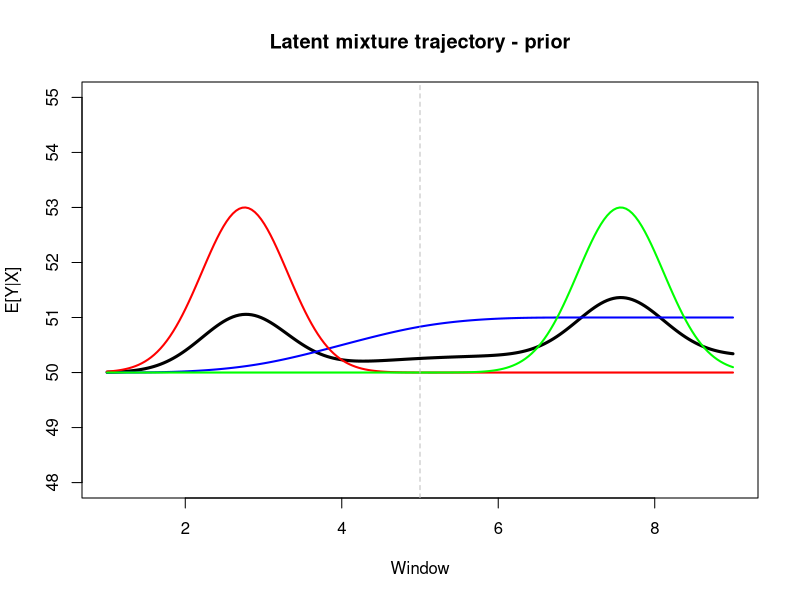

The R script that drew this image:
library('gtools')
library('splines')
# This script explores the construction of the linear predictor η in a Negative Binomial (NB) model.
# All model components are developed and interpreted on the link scale.

#set.seed(123)
x <- seq(1, 9, length.out = 200) # the windows, since they are between 1 and 9
spline <- TRUE
importance <- c('same') # choose between 'same', 'prenatal', 'postnatal'

# Mixture components ------------------------------------------------------

# Pre e Post natal components have a peak: 
# Pre_peak could reasonably around the 16PWC (previous analyses)
# Post_peak could be everywhere, I couldn't find any useful indication 
peak_prenatal <- rnorm(n = 1, mean = 3, sd = 0.2) # 3 is the value of the window for the 16PWC, it is generated from a hiherarchical prior
peak_postnatal <- rnorm(n = 1, mean = 6.5, sd = 0.6) # 6.5 is a random postnatal expression, since it seems there's no key peak-timing for postnatal component, thus its sd might be larger than the prenatal_sd

# Only pay attention on the sd: if it get's too large the hyperprior is noninformative and could give convergence issues

# Three components: a linear component, and hit-one and hit-two components
# The reasoning is an implementation of the two-hits hypothesis on SCZ with a source of 'error' in the biological theory (the linear component)
# The f_growth assumes that some genes do not strictly follow the two-hits logic
if(spline){
  f_growth <- ns(x, df = 4) %*% c(1,1,1,1) + 50 # spline growth, I used the spline to interpret it as an error
} else{
  f_growth <- 0.2 * x + 50 # linear growth for semplicity
}
f_prenatal <- 3 * exp(-((x - peak_prenatal)^2) / 0.6) + 50 # prenatal peak (lo posso mettere sulla 16PWC visto che si è dimostrata importante)
f_postnatal <- 3 * exp(-((x - peak_postnatal)^2) / 0.6) + 50 # postnatal peak
# il + 50 deriva dal fatto che l'espressione media nei precedenti modelli è ~50 indipendentemente dalla normalizzazione, centro la prior lì


# Weights for the components -----------------------------------------------
importance <- match.arg( # Troubleshooting
  importance,
  choices = c("same", "prenatal", "postnatal")
)

# Weights from a Dirichlet distribution (aka multinomial model)
# This function determines the importance of each component
if(importance == 'same'){
  alpha_unif <- c(50, 50, 50) # same weight each component, I put 50 to have less volatile weights
  w_singolo <- rdirichlet(n = 1, alpha = alpha_unif)
} else if (importance == 'prenatal'){
  alpha_prenatal_priority <- c(10,50,10) # more weight to the prenatal component
  w_singolo <- rdirichlet(n = 1, alpha = alpha_prenatal_priority)
} else if (importance == 'postnatal'){
  alpha_postnatal_priority <- c(10,10,50) # more weight to the postnatal component
  w_singolo <- rdirichlet(n = 1, alpha = alpha_postnatal_priority)
}

# eta building & plots ----------------------------------------------------

# Creating the eta for the NB
eta <- w_singolo[1]*f_growth +
  w_singolo[2]*f_prenatal +
  w_singolo[3]*f_postnatal

# plotting components and final trajectory in the eta space
plot(x, eta, type = "l", lwd = 3,
     main = "Latent mixture trajectory - prior", ylab = 'E[Y|X]', xlab = 'Window', ylim = c(48,55))

lines(x, f_growth, col = "blue", lwd = 2) # linear component
lines(x, f_prenatal, col = "red", lwd = 2) # prenatal component
lines(x, f_postnatal, col = "green", lwd = 2) # postnatal component
abline(v = 5, col = "grey", lty = 2) # birth

# The weights and the components will be our priors
